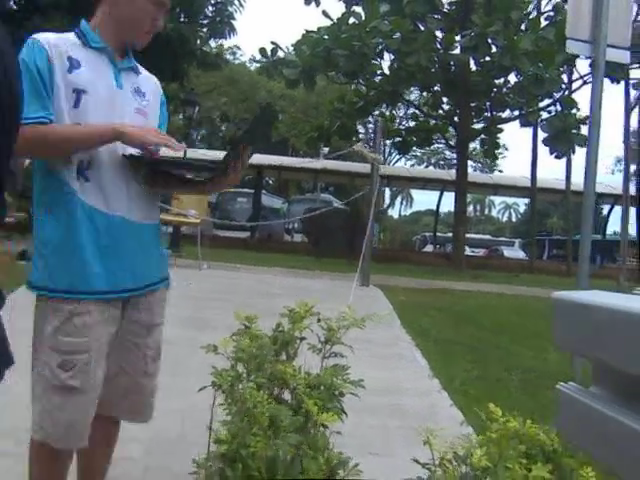
#> input picture frame 30 of robotx_vision/src/image/scene.avi, 640 x 480 px, given in place of the camera
$ python find_shapes.py   (Python 2 division)   (older library calls are emulated)
#> lines starting #> are read from the running program, lines starting #| are printed output that depends on the picture; after the words box and inside, x2 and y2 are one past the last pixel; in counts of white or black regions, pixels touching at a corner belong together
# import the necessary packages
import numpy as np
# import argparse
import cv2


class ColorDetection(object):
    """ detect object based on shape and color,
    for Robotx challenge"""

    # calibrated by palette
    lower_red1 = np.array([0, 90, 90])
    upper_red1 = np.array([25, 255, 255])
    lower_red2 = np.array([175, 90, 90])
    upper_red2 = np.array([255, 255, 255])
    lower_blue = np.array([85, 90, 90])
    upper_blue = np.array([130, 255, 255])
    lower_green = np.array([25, 50, 75])
    upper_green = np.array([75, 255, 255])

    def __init__(self, dev=0, col_under_det="red"):
        self.dev = dev
        self.col_under_det = col_under_det

    def bgr_hsv_cvt(self):
        self.hsv = cv2.cvtColor(self.image, cv2.COLOR_BGR2HSV)

    def connect_device(self):
        self.cap = cv2.VideoCapture(self.dev)

    def disconnect_device(self):
        cv2.destroyAllWindows()
        self.cap.release()

    def nothing(self):
        pass

    def hsv_calibartion(self):
        cv2.namedWindow('calibrate_res')
        cv2.createTrackbar('Hl', 'calibrate_res', 0, 255, self.nothing)
        cv2.createTrackbar('Hu', 'calibrate_res', 0, 255, self.nothing)
        cv2.createTrackbar('Sl', 'calibrate_res', 0, 255, self.nothing)
        cv2.createTrackbar('Su', 'calibrate_res', 0, 255, self.nothing)
        cv2.createTrackbar('Vl', 'calibrate_res', 0, 255, self.nothing)
        cv2.createTrackbar('Vu', 'calibrate_res', 0, 255, self.nothing)

        # connect device
        self.connect_device()

        # deal for each frame
        while True:
            ret, self.image = self.cap.read()
            self.hsv = cv2.cvtColor(self.image, cv2.COLOR_BGR2HSV)
            cv2.imshow('image', self.image)
            k = cv2.waitKey(1) & 0xFF
            if k == 27:
                break

            calibrate_mask = cv2.inRange(self.hsv,
                                         np.array([cv2.getTrackbarPos('Hl', 'calibrate_res'),
                                                  cv2.getTrackbarPos('Sl', 'calibrate_res'),
                                                  cv2.getTrackbarPos('Vl', 'calibrate_res')]),
                                         np.array([cv2.getTrackbarPos('Hu', 'calibrate_res'),
                                                  cv2.getTrackbarPos('Su', 'calibrate_res'),
                                                  cv2.getTrackbarPos('Vu', 'calibrate_res')]))

            calibrate_res = cv2.bitwise_and(self.image, self.image, mask=calibrate_mask)
            cv2.imshow('calibrate_res', calibrate_res)

        # disconnect and destroy
        self.disconnect_device()

    def color_inrange(self):
        if self.col_under_det == "red":
            lower, upper = self.lower_red1, self.upper_red1
            lower2, upper2 = self.lower_red1, self.upper_red1
        elif self.col_under_det == "green":
            lower, upper = self.lower_green, self.upper_green
        elif self.col_under_det == "blue":
            lower, upper = self.lower_blue, self.upper_blue
        else:
            raise ValueError

        # connect device
        self.connect_device()

        # deal for each frame
        while True:
            ret, self.image = self.cap.read()
#> self.image is the input picture: shape (480, 640, 3); mean B, G, R 104.7, 106.2, 95.5
            self.hsv = cv2.cvtColor(self.image, cv2.COLOR_BGR2HSV)
#> self.hsv: shape (480, 640, 3); mean H, S, V 83.4, 61.1, 114.3

            if self.col_under_det == "red":
                # hsv range
                color_mask = cv2.inRange(self.hsv, lower, upper) + \
                    cv2.inRange(self.hsv, lower2, upper2)
            else:
                color_mask = cv2.inRange(self.hsv, lower, upper)
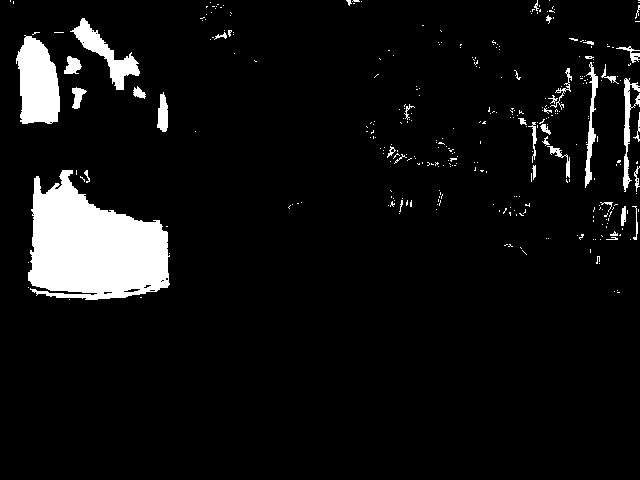
#> color_mask: shape (480, 640); 6.8% white; 327 white regions (288 under 20 px), largest, box (x1, y1, x2, y2) and area: (28, 170, 170, 300) 12413, (16, 35, 60, 124) 2931, (70, 18, 140, 90) 1388

            # morphological openning (remove small objects from the foreground)
            kernel = np.ones((5, 5), np.uint8)
            color_mask = cv2.morphologyEx(color_mask, cv2.MORPH_OPEN, kernel)
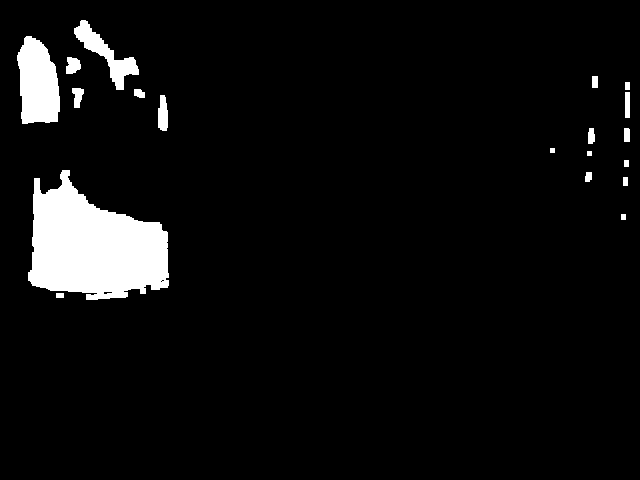
#> color_mask: shape (480, 640); 5.7% white; 19 white regions, largest, box (x1, y1, x2, y2) and area: (28, 170, 169, 300) 12008, (17, 36, 60, 124) 2905, (74, 20, 139, 90) 1322
            # # morphological closing (fill small objects from the foreground)
            kernel = np.ones((10, 10), np.uint8)
            color_mask = cv2.morphologyEx(color_mask, cv2.MORPH_CLOSE, kernel)
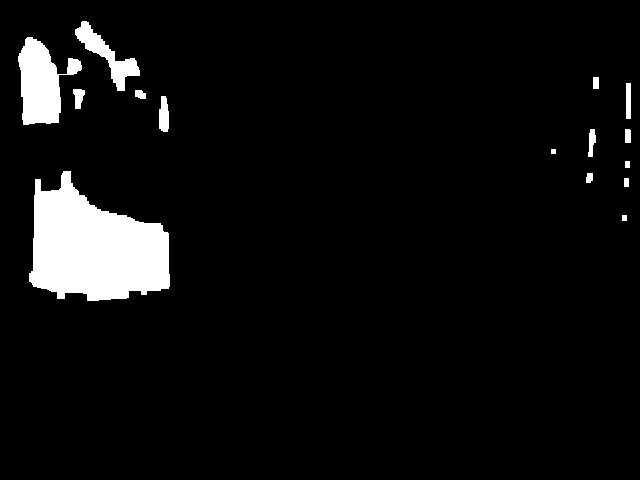
#> color_mask: shape (480, 640); 5.8% white; 15 white regions
            cv2.imshow('mask', color_mask)
            res = cv2.bitwise_and(self.image, self.image, mask=color_mask)
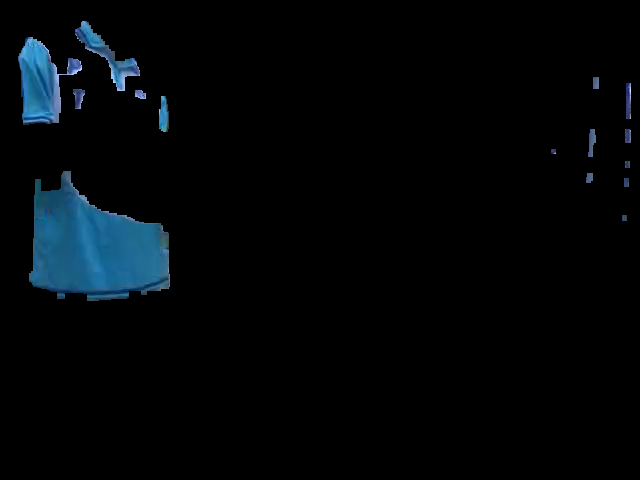
#> res: shape (480, 640, 3); mean B, G, R 8.4, 6, 2.4

            _, contours, hierarchy = cv2.findContours(color_mask.copy(), cv2.RETR_EXTERNAL, cv2.CHAIN_APPROX_SIMPLE)
#> contours = 15 contours, 1 with area under 20; largest, box (x1, y1, x2, y2) and area: (29, 171, 170, 301) 11938, (18, 37, 82, 125) 2974, (75, 21, 140, 91) 1211, (159, 96, 169, 132) 256, (626, 83, 631, 119) 140

            # [6 lines of commented-out code are left out]

            for i, cnt in enumerate(contours):
                cv2.drawContours(self.image, cnt, -1, (0, 255, 0), 3)
                approx = cv2.approxPolyDP(cnt, 0.05 * cv2.arcLength(cnt, True), True)
                if len(approx) > 15:
                    print "circle"
                elif len(approx) == 3:
                    print "triangle"
                elif len(approx) > 4 and not cv2.isContourConvex(cnt):
                    print "cross"

                x, y, w, h = cv2.boundingRect(approx)
                cv2.rectangle(self.image, (x, y), (x + w, y + h), (0, 255, 0), 3)
#> this loop made 15 passes
#> (approx, x, y, w, h) on passes 1, 2, 4, 5, 6, 7, 8, 9, 11, 12: ([[622, 215], [622, 220], [626, 220], [626, 215]], 622, 215, 5, 6), ([[624, 178], [624, 186], [628, 186], [628, 178]], 624, 178, 5, 9), ([[35, 179], [33, 286], [168, 288], [160, 223]], 33, 179, 136, 110), ([[625, 161], [625, 167], [629, 167], [629, 161]], 625, 161, 5, 7), ([[551, 149], [551, 153], [555, 153], [555, 149]], 551, 149, 5, 5), ([[625, 129], [625, 142], [630, 142], [630, 130]], 625, 129, 6, 14), ([[594, 129], [589, 133], [588, 156], [592, 156]], 588, 129, 7, 28), ([[161, 96], [159, 128], [167, 131], [166, 98]], 159, 96, 9, 36), ([[73, 89], [75, 108], [80, 108], [84, 90]], 73, 89, 12, 20), ([[626, 83], [626, 118], [630, 118], [630, 83]], 626, 83, 5, 36)
#> (x, y, w, h) on passes 3, 10, 14, 15: (586, 173, 7, 10), (135, 90, 11, 9), (23, 37, 58, 88), (77, 21, 60, 70)
#| cross
#| cross
#| cross
#| cross
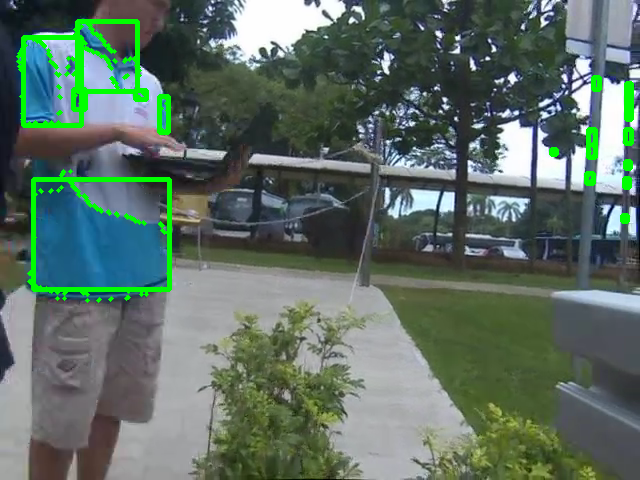
#> self.image: shape (480, 640, 3); 3.03% of pixels changed, all inside (x1, y1, x2, y2) = (16, 19, 634, 303)

            # cv2.imshow('res', res_bw)
            cv2.imshow('image', self.image)
            k = cv2.waitKey(1) & 0xFF
#> (key Esc is pressed here)
            if k == 27:
                break

        # disconnect and destroy
        self.disconnect_device()


if __name__ == "__main__":
    # cd = ColorDetection(dev=0, col_under_det="red")
    # cd = ColorDetection(dev=0, col_under_det="green")
    cd = ColorDetection(dev=0, col_under_det="blue")
    # cd.hsv_calibartion()
    cd.color_inrange()

$ run again, starting later in the video
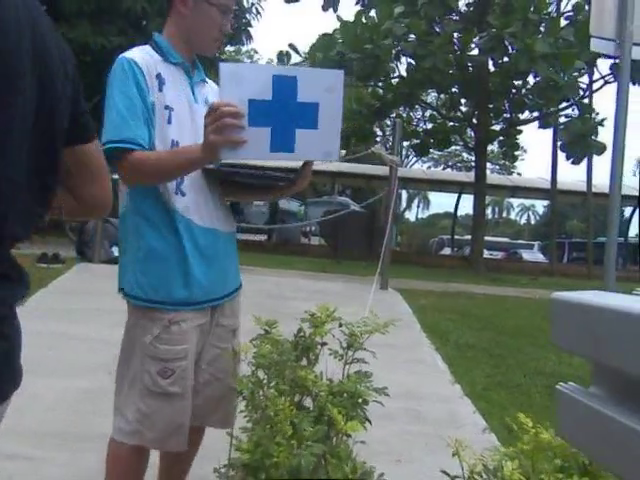
#> input picture frame 135 of robotx_vision/src/image/scene.avi, 640 x 480 px, given in place of the camera
#> in color_inrange, self.image is the input picture: shape (480, 640, 3); mean B, G, R 107.6, 106.3, 95.3
#> self.hsv: shape (480, 640, 3); mean H, S, V 87.2, 62.5, 115.7
#> in color_inrange, `color_mask = cv2.inRange(self.hsv, lower, upper)`:
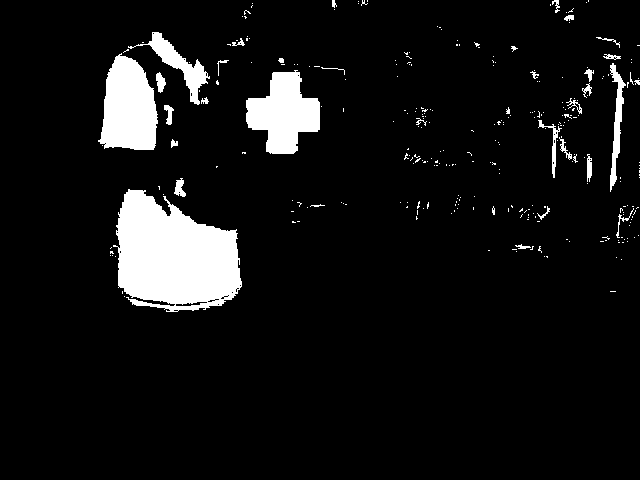
#> color_mask: shape (480, 640); 7.7% white; 292 white regions (259 under 20 px), largest, box (x1, y1, x2, y2) and area: (113, 189, 242, 312) 11049, (98, 53, 158, 150) 4244, (246, 70, 320, 154) 3885
#> contours = 8 contours; box (x1, y1, x2, y2) and area: (119, 191, 242, 311) 10588, (101, 57, 173, 151) 4386, (247, 73, 321, 155) 3728, (151, 33, 207, 103) 1138, (613, 73, 625, 159) 476, (611, 169, 617, 185) 67, (176, 181, 184, 193) 59, (588, 163, 593, 177) 52
#> the loop in color_inrange, `for i, cnt in enumerate(contours):` made 8 passes
#> (approx, x, y, w, h) on passes 1 to 6: ([[125, 195], [137, 306], [234, 298], [236, 231]], 125, 195, 112, 112), ([[178, 181], [176, 192], [181, 192], [183, 181]], 176, 181, 8, 12), ([[612, 169], [611, 184], [615, 184], [616, 169]], 611, 169, 6, 16), ([[588, 163], [588, 176], [592, 176], [592, 163]], 588, 163, 5, 14), ([[614, 73], [618, 158]], 614, 73, 5, 86), ([[274, 73], [247, 122], [294, 154], [320, 103]], 247, 73, 74, 82)
#> (printed output is left out)
#> after the loop in color_inrange, `for i, cnt in enumerate(contours):`:
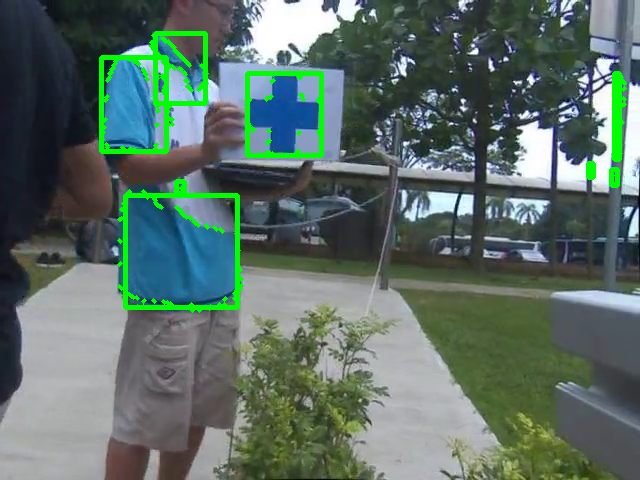
#> self.image: shape (480, 640, 3); 3.21% of pixels changed, all inside (x1, y1, x2, y2) = (99, 31, 627, 313)

$ run again, starting later in the video
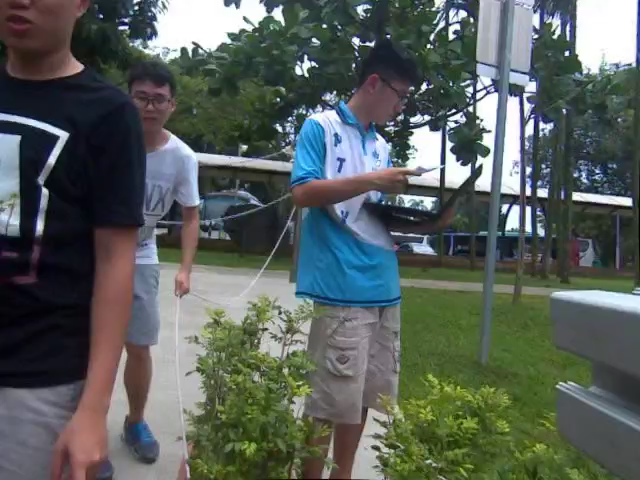
#> input picture frame 240 of robotx_vision/src/image/scene.avi, 640 x 480 px, given in place of the camera
#> in color_inrange, self.image is the input picture: shape (480, 640, 3); mean B, G, R 91.4, 95.6, 88.2
#> self.hsv: shape (480, 640, 3); mean H, S, V 78.3, 77.2, 105.2
#> in color_inrange, `color_mask = cv2.inRange(self.hsv, lower, upper)`:
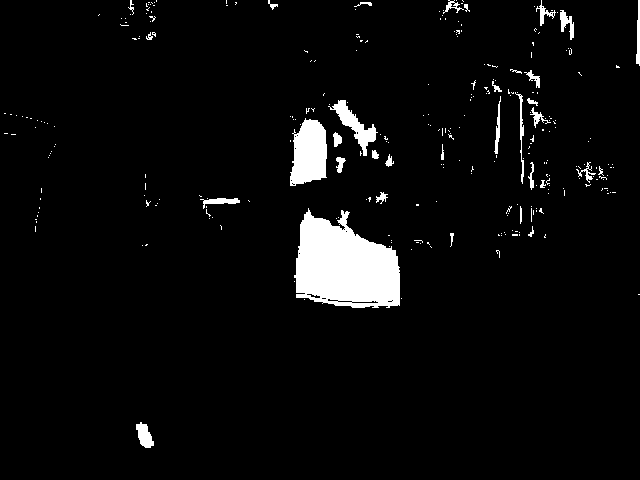
#> color_mask: shape (480, 640); 4.4% white; 290 white regions (256 under 20 px), largest, box (x1, y1, x2, y2) and area: (294, 208, 400, 308) 7478, (290, 118, 327, 186) 1918, (328, 100, 378, 156) 792
#> contours = 13 contours, 3 with area under 20; largest, box (x1, y1, x2, y2) and area: (297, 213, 401, 309) 6992, (292, 121, 343, 185) 1910, (335, 101, 377, 148) 666, (137, 425, 155, 449) 252, (210, 199, 237, 205) 113
#> the loop in color_inrange, `for i, cnt in enumerate(contours):` made 13 passes
#> (approx, x, y, w, h) on passes 1 to 6: ([[137, 425], [141, 444], [154, 446], [147, 425]], 137, 425, 18, 22), ([[305, 215], [297, 293], [400, 305], [396, 251]], 297, 215, 104, 91), ([[210, 200], [210, 204], [236, 204], [236, 200]], 210, 200, 27, 5), ([[382, 195], [382, 199], [386, 199], [386, 195]], 382, 195, 5, 5), ([[388, 161], [387, 166], [392, 166], [392, 161]], 387, 161, 6, 6), ([[340, 159], [340, 163], [344, 163], [344, 159]], 340, 159, 5, 5)
#> (printed output is left out)
#> after the loop in color_inrange, `for i, cnt in enumerate(contours):`:
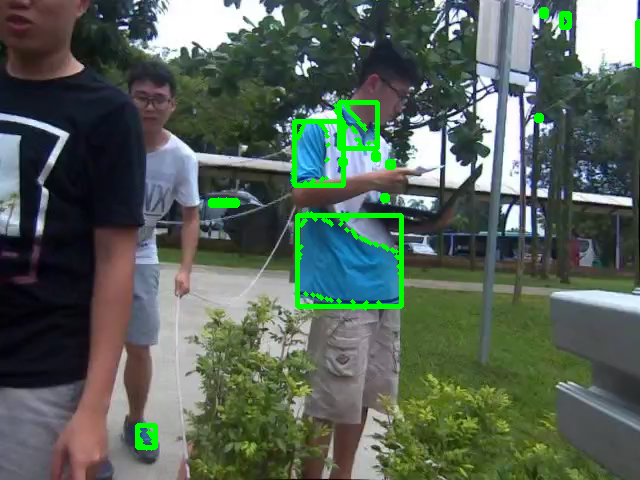
#> self.image: shape (480, 640, 3); 2.2% of pixels changed, all inside (x1, y1, x2, y2) = (135, 7, 640, 451)
